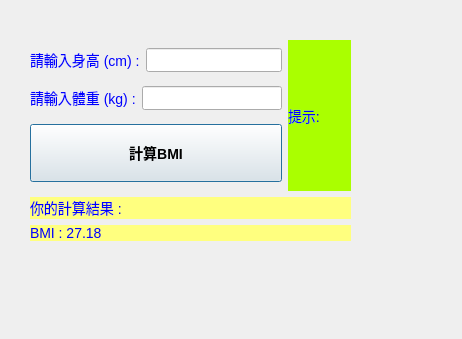
<?xml version="1.0" encoding="UTF-8"?>
<ui version="4.0">
 <class>BMI_compute</class>
 <widget class="QDialog" name="BMI_compute">
  <property name="geometry">
   <rect>
    <x>0</x>
    <y>0</y>
    <width>462</width>
    <height>339</height>
   </rect>
  </property>
  <property name="windowTitle">
   <string>人體BMI計算器</string>
  </property>
  <property name="styleSheet">
   <string notr="true">*{
	font-size : 14px
}

QPushButton{
	height : 50px
}

QLabel{
	color : blue
}</string>
  </property>
  <widget class="QWidget" name="">
   <property name="geometry">
    <rect>
     <x>30</x>
     <y>40</y>
     <width>321</width>
     <height>201</height>
    </rect>
   </property>
   <layout class="QVBoxLayout" name="verticalLayout_3" stretch="8,2">
    <item>
     <layout class="QHBoxLayout" name="horizontalLayout_3" stretch="8,2">
      <item>
       <layout class="QVBoxLayout" name="verticalLayout">
        <item>
         <layout class="QHBoxLayout" name="horizontalLayout">
          <item>
           <widget class="QLabel" name="label">
            <property name="text">
             <string>請輸入身高 (cm) :</string>
            </property>
           </widget>
          </item>
          <item>
           <widget class="QLineEdit" name="lineEdit_height"/>
          </item>
         </layout>
        </item>
        <item>
         <layout class="QHBoxLayout" name="horizontalLayout_2">
          <item>
           <widget class="QLabel" name="label_2">
            <property name="text">
             <string>請輸入體重 (kg) :</string>
            </property>
           </widget>
          </item>
          <item>
           <widget class="QLineEdit" name="lineEdit_weight"/>
          </item>
         </layout>
        </item>
        <item>
         <widget class="QPushButton" name="pushButton">
          <property name="styleSheet">
           <string notr="true">*{
	font : bold
}</string>
          </property>
          <property name="text">
           <string>計算BMI</string>
          </property>
         </widget>
        </item>
       </layout>
      </item>
      <item>
       <widget class="QLabel" name="label_5">
        <property name="styleSheet">
         <string notr="true">*{
	background-color : rgb(170, 255, 0)
}</string>
        </property>
        <property name="text">
         <string>提示:</string>
        </property>
       </widget>
      </item>
     </layout>
    </item>
    <item>
     <layout class="QVBoxLayout" name="verticalLayout_2">
      <item>
       <widget class="QLabel" name="label_3">
        <property name="styleSheet">
         <string notr="true">*{
	background-color:rgb(255, 255, 127)
}</string>
        </property>
        <property name="text">
         <string>你的計算結果 :</string>
        </property>
       </widget>
      </item>
      <item>
       <widget class="QLabel" name="label_result">
        <property name="styleSheet">
         <string notr="true">*{
	background-color:rgb(255, 255, 127)
}</string>
        </property>
        <property name="text">
         <string>BMI : 27.18</string>
        </property>
       </widget>
      </item>
     </layout>
    </item>
   </layout>
  </widget>
 </widget>
 <resources/>
 <connections/>
</ui>
